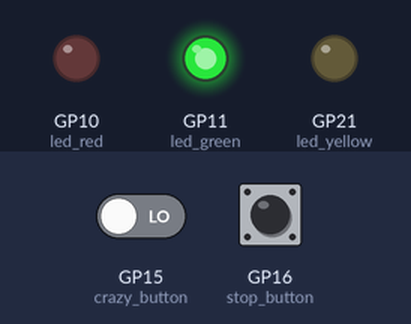
The program below on a simulated Raspberry Pi Pico running MicroPython. Parts: output pins drawn as LEDs (lit = HIGH). The test bench sets the inputs (shaded band); at power-on: GP15 (crazy_button) LOW, GP16 (stop_button) LOW.

Above: at 1.2 s.
1.3 s: GP15 (crazy_button) driven HIGH
At 3.6 s:
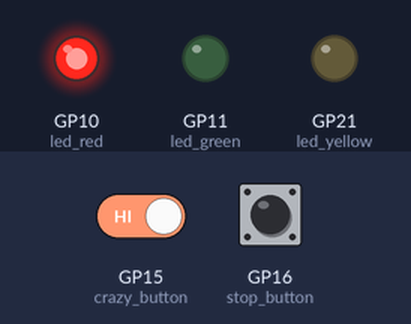
8.0 s: GP15 (crazy_button) driven LOW
At 11.1 s:
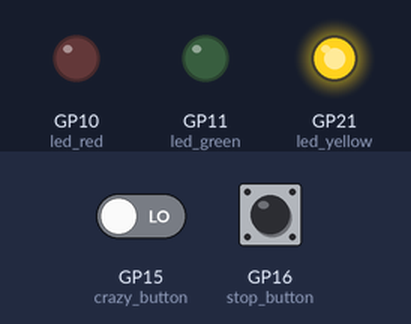
Timing chart, 0 to 20.7 s (numbered marks = the images above; inputs shaded):
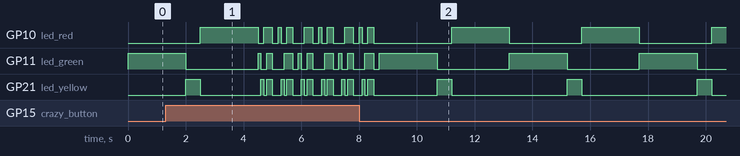

The program:

trafficlight.py
```python
import machine
import utime

led_red = machine.Pin(10, machine.Pin.OUT)
led_green = machine.Pin(11, machine.Pin.OUT)
led_yellow = machine.Pin(21, machine.Pin.OUT)

crazy_button = machine.Pin(15, machine.Pin.IN, machine.Pin.PULL_DOWN)
stop_button = machine.Pin(16, machine.Pin.IN, machine.Pin.PULL_DOWN)

def red():
    led_red.value(1)
    led_green.value(0)
    led_yellow.value(0)

def yellow():
    led_red.value(0)
    led_green.value(0)
    led_yellow.value(1)

def green():
    led_red.value(0)
    led_green.value(1)
    led_yellow.value(0)

def all_on():
    led_red.value(1)
    led_green.value(1)
    led_yellow.value(1)

def stop_all():
    led_red.value(0)
    led_green.value(0)
    led_yellow.value(0)

def regular_pattern():
    green()
    utime.sleep(2)
    yellow()
    utime.sleep(.5)
    red()
    utime.sleep(2)

def crazy_pattern():
    green()
    utime.sleep(.1)
    yellow()
    utime.sleep(.1)
    red()
    utime.sleep(.1)
    all_on()
    utime.sleep(.2)
    stop_all()
    utime.sleep(.2)
    red()
    utime.sleep(.1)
    yellow()
    utime.sleep(.1)
    green()
    utime.sleep(.1)
    all_on()
    utime.sleep(.2)
    stop_all()
    utime.sleep(.2)


while True:
    regular_pattern()

    while crazy_button.value() == 1:
        if stop_button.value() == 1:
            stop_all()
        crazy_pattern()


#stop_all()
```
